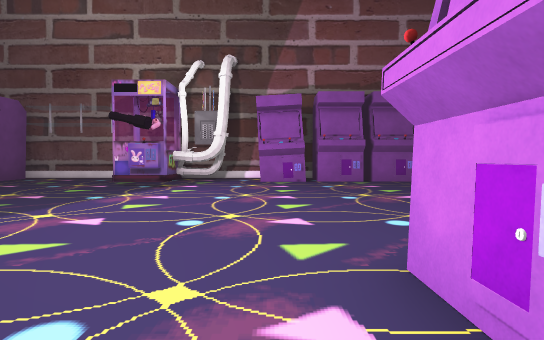
view 1 (above)

18 first-person views from a walk through a Unity game level. The camera is 1.4 m above the floor, tilts 2° down and sees 80° across. The floor is counted in squares, 2 m on a side. Each view is taken from the middle of a square. On the plan, view 1 faces up. The plan holds only what a view shows up to about 10 squares ahead; the rest is blank. The player is left out. Some surface patterns are stand-ins.

view 2
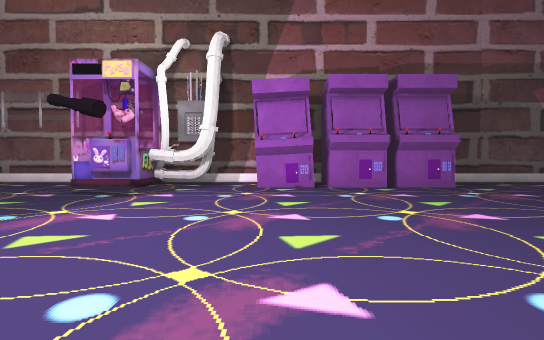

view 3
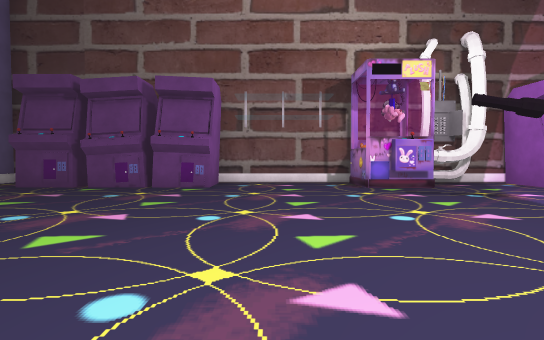

view 4
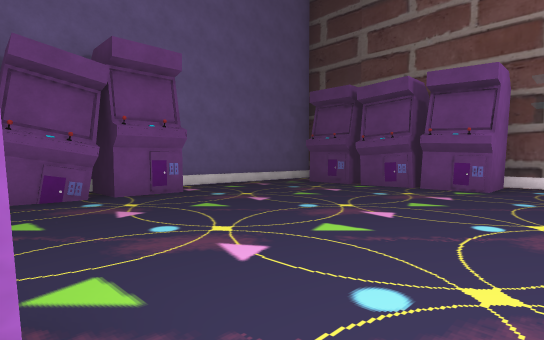

view 5
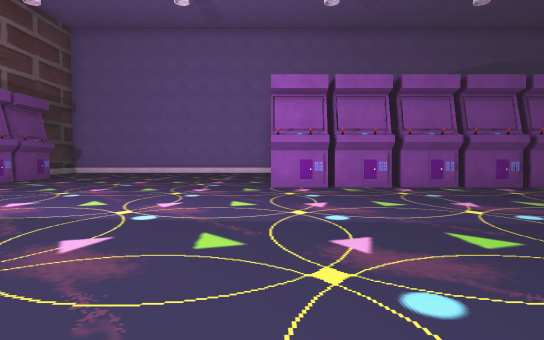

view 6
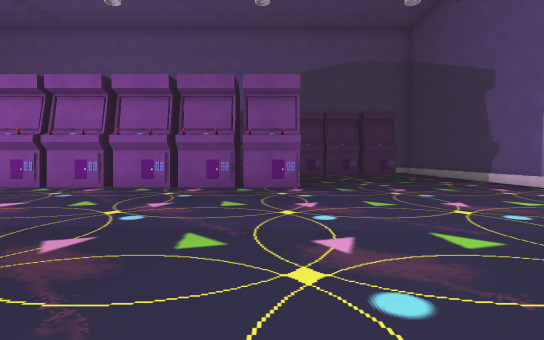

view 7
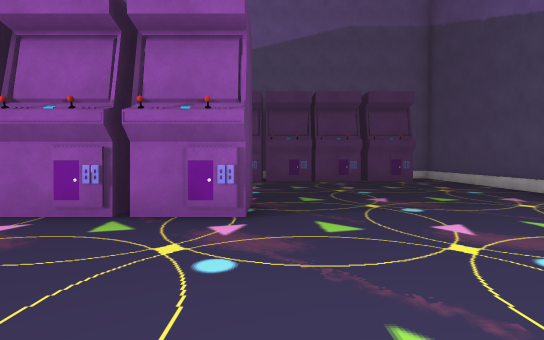

view 8
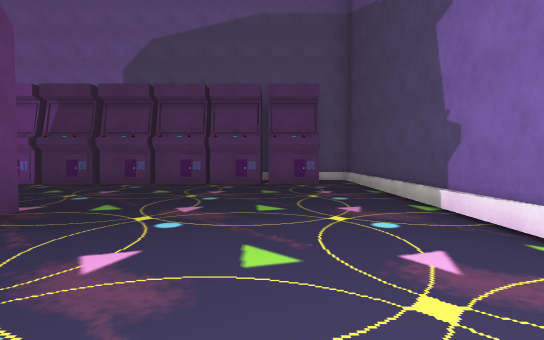

view 9
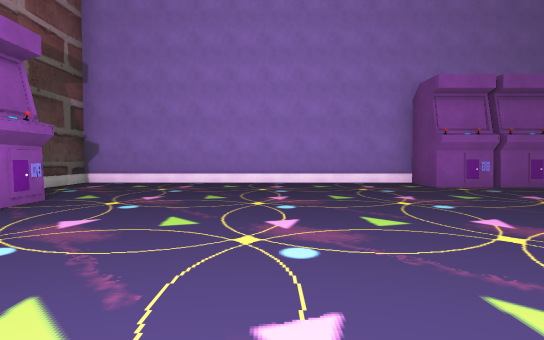

view 10
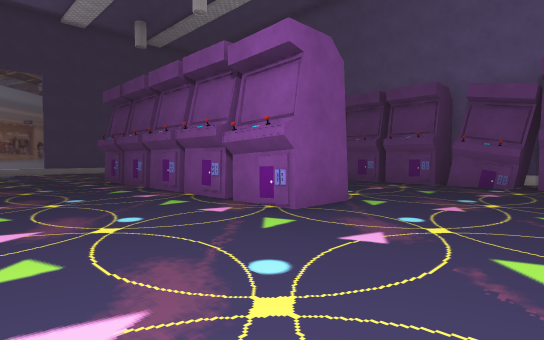

view 11
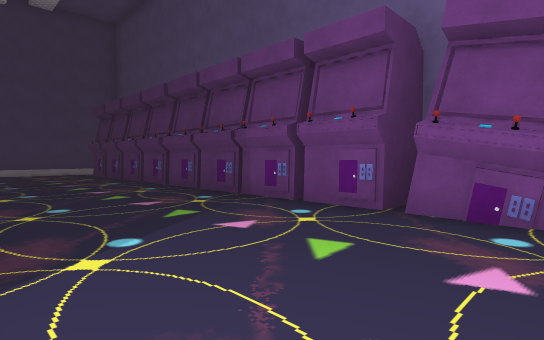

view 12
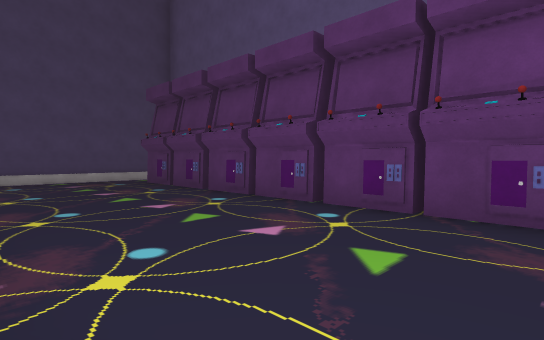

view 13
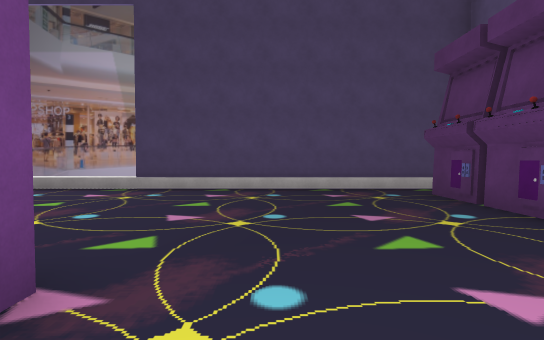

view 14
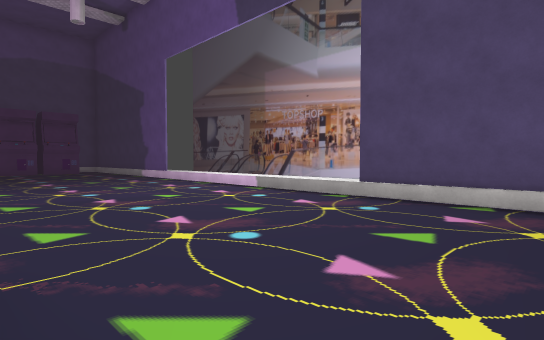

view 15
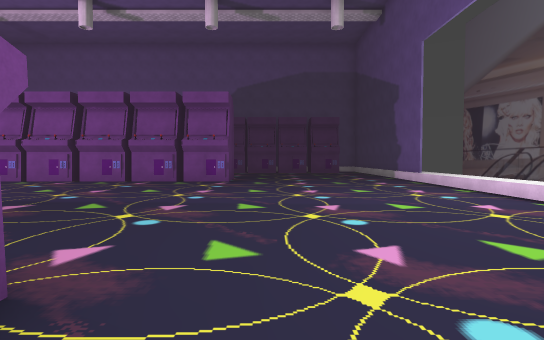

view 16
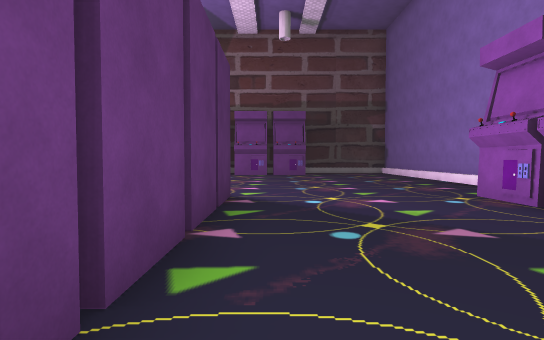

view 17
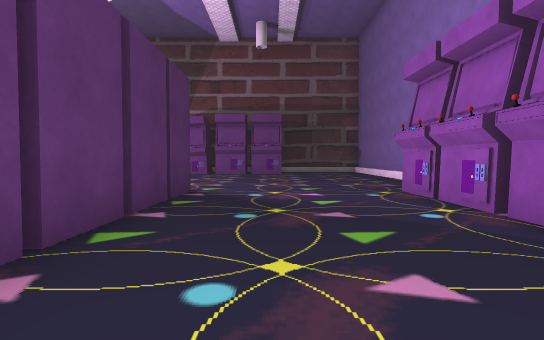

view 18
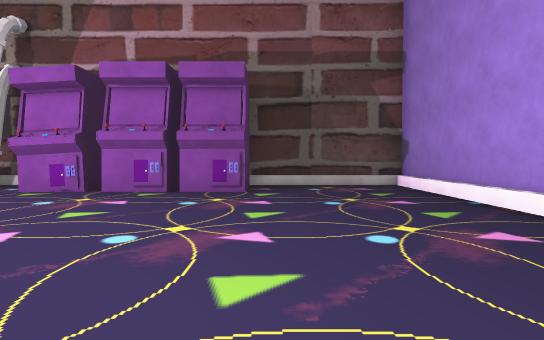

### Floor plan
Points are (right, up) in squares from view 1. A wall is a line through its corners. A room is listed if a view was taken in it or the views show most of it. See-through windows are left out.
Room 1 (views 1, 2, 3, 4, 5, 6, 7, 8, 9, 10, 11, 12, 13, 14, 15, 16, 17, 18)
walls: (0.8, 0.6) (0.8, 2.1); (0.8, -0.9) (0.8, 0.4); (-7.4, -1.1) (-7.4, -2.6); (-7.4, -2.7) (-7.4, -5.7); (2.2, 0.5) (2.2, -0.9); (2.2, -1.1) (2.2, -3.1); (2.2, 2.1) (2.2, 0.6); (-8.8, 2) (-7.4, 2.1) (-7.4, -0.9); (2.2, -4.1) (0.8, -4.1) (0.8, -1.2); (2.2, -5.7) (0.8, -5.7) (0.8, -4.2); (6.8, 0.6) (6.8, 2.1) (8.2, 2.2); (6.8, -1) (6.8, 0.5); (-13.1, 2) (-13.1, -5.6); (1, 9.8) (-0.4, 9.8) (-0.4, 11.3); (-13.6, 0.4) (-13, 0.4); (6.8, -4.1) (6.8, -1.1); (-13.1, 3.8) (-13.1, 2.2); (-13.6, -2.6) (-13, -2.6); (2.8, 9.8) (1.4, 9.8); (-13.1, 5.5) (-13.1, 4.1) (-14.5, 4.1); (-4.6, 11.4) (-8.5, 11.4) (-8.5, 9.8) (-11.5, 9.8); (8.4, 1.9) (8.4, 11.4) (4.4, 11.4); (-13.1, -5.8) (-13.1, -7.3); (0.6, -11.4) (8.1, -11.4); (-14.5, 3.8) (-12.9, 3.8) (-13, 3.1); (1.5, 11.4) (-3, 11.4); (-13.1, -7.4) (-13.1, -10.4); (-11.8, 9.8) (-13.2, 9.8); (6.8, -8.8) (6.8, -4.2); (4.4, 11.1) (4.4, 9.8) (3.1, 9.8); (6.8, -10.4) (6.8, -8.9); (-14.5, 8.8) (-14.5, 6.1); (-13.8, -11.4) (-6.9, -11.4)
ways out: gap at (-7, -12); gap at (1, -12)
objects: other object (-4, 10) to (-4, 11); other object (-3, 11); other object (-2, 11)

Positions as (right, up) in squares from view 1, and headings:
1: (0, 0), facing up
2: (0, 2), facing up
3: (-7, 2), facing up
4: (-7, 2), facing up-left
5: (-7, 2), facing right
6: (-7, -5), facing right
7: (-3, -6), facing right
8: (-2, -9), facing right
9: (-1, 6), facing right
10: (-4, 5), facing down-left
11: (-9, 4), facing down-left
12: (-9, -1), facing down-left
13: (-10, -4), facing down
14: (-10, -6), facing down-right
15: (-9, -7), facing right
16: (3, -4), facing up
17: (4, -5), facing up
18: (5, 3), facing up
